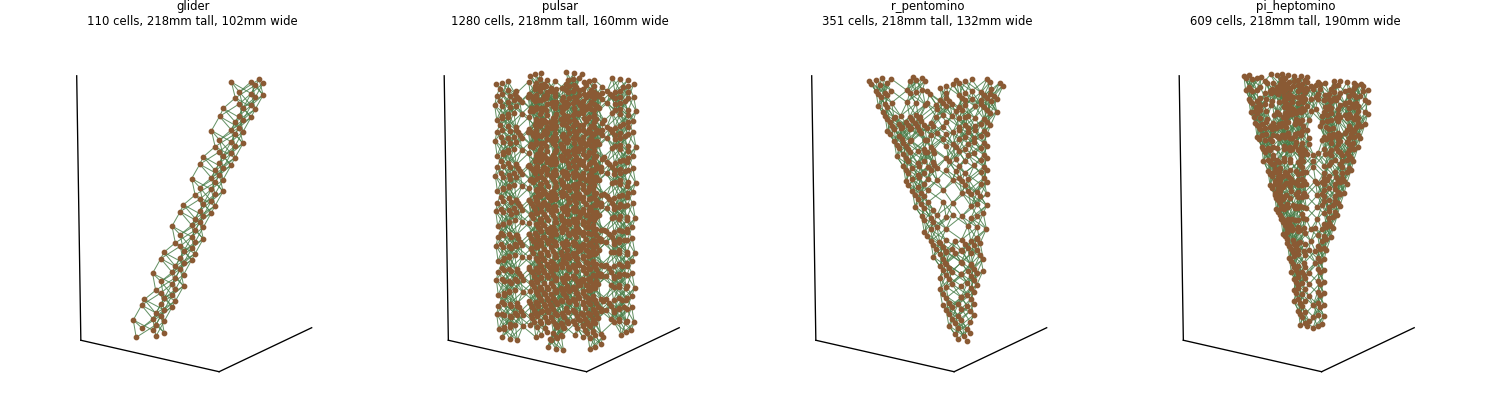

Generate this figure with Python:
"""Render what a model will look like before committing to a long print.

Draws the space-time structure directly: a dot per live cell, a line per rung.
Time is the vertical axis, so the picture is the printed object seen from the
side.

    python preview.py --pattern two_glider --frames 17 --out preview.png
    python preview.py --array my_pattern.txt --frames 22 --out mine.png
    python preview.py --pattern gosper_glider_gun --frames 40 --out gun.png
"""

import argparse

import numpy as np
import matplotlib
matplotlib.use("Agg")
import matplotlib.pyplot as plt
from mpl_toolkits.mplot3d.art3d import Line3DCollection

import init_grids
from conway3d_stl import (life_run, plan_structure, load_grid_from_image,
                          load_building_blocks)

CELL_COLOR = "#8a5a34"
RUNG_COLOR = "#4a7f4a"


def part_extent(model_stl_dir="./model_stls/version3"):
    """Half-size of a cell and the depth of the base, to report true sizes."""
    b = load_building_blocks(model_stl_dir)
    cell = b["cell"].points.reshape(-1, 3)
    base_z = float(b["base"].points.reshape(-1, 3)[:, 2].min())
    return float(np.abs(cell).max()), base_z


def draw(ax, grid_record, unit=10, title="", base_radius=None, elev=14, azim=35,
         cell_half=3.575, base_z=-4.0):
    plan = plan_structure(grid_record)
    cells = np.array(plan["cells"], dtype=float)
    if len(cells) == 0:
        ax.set_title(f"{title} (empty)", fontsize=8)
        return None

    segs = [[(a[0] * unit, a[1] * unit, a[2] * unit),
             (b[0] * unit, b[1] * unit, b[2] * unit)]
            for a, b in plan["connection_lines"]]
    ax.add_collection3d(Line3DCollection(segs, colors=RUNG_COLOR,
                                         linewidths=0.6, alpha=0.85))
    xyz = cells * unit
    ax.scatter(xyz[:, 0], xyz[:, 1], xyz[:, 2], s=6, c=CELL_COLOR,
               depthshade=False)

    # same centre and reach that make_circular_base uses
    lo2, hi2 = xyz[:, :2].min(axis=0), xyz[:, :2].max(axis=0)
    cx, cy = (lo2 + hi2) / 2
    reach = np.linalg.norm(xyz[:, :2] - [cx, cy], axis=1).max()
    if base_radius == "auto":
        base_radius = reach + cell_half + 2.0
    if base_radius:
        ang = np.linspace(0, 2 * np.pi, 120)
        ax.plot(cx + base_radius * np.cos(ang), cy + base_radius * np.sin(ang),
                np.full_like(ang, -4.0), color="#999999", lw=1.0)
        reach = max(reach, base_radius)

    r = reach * 1.05 + unit
    ax.set_xlim(cx - r, cx + r)
    ax.set_ylim(cy - r, cy + r)
    ax.set_zlim(-4, max(xyz[:, 2].max(), 1) + unit)
    ax.set_box_aspect((1, 1, 1.6))
    ax.set_xticks([]), ax.set_yticks([]), ax.set_zticks([])
    ax.grid(False)
    for axis in (ax.xaxis, ax.yaxis, ax.zaxis):
        axis.pane.set_alpha(0.0)
    ax.view_init(elev=elev, azim=azim)
    ax.set_title(title, fontsize=8)
    return {"cells": len(cells), "rungs": len(segs), "base_radius": base_radius,
            "height": float(xyz[:, 2].max() + cell_half - base_z),
            "width": float((reach + cell_half) * 2)}


def grid_from_args(args):
    if args.pattern:
        return np.asarray(getattr(init_grids, args.pattern))
    if args.array:
        return init_grids.load_pattern(args.array)
    return load_grid_from_image(args.image)


def main():
    p = argparse.ArgumentParser(description=__doc__,
                                formatter_class=argparse.RawDescriptionHelpFormatter)
    src = p.add_mutually_exclusive_group(required=True)
    src.add_argument("--pattern")
    src.add_argument("--image")
    src.add_argument("--array", help="pattern file of on/off cells "
                                     "(text, .npy or .npz)")
    src.add_argument("--seeds", help=".npz of seed grids, one subplot each")
    p.add_argument("--frames", type=int, default=22)
    p.add_argument("--boundary", choices=["grow", "wall"], default="grow",
                   help="let the pattern spread past the edge of the grid, or "
                        "cut it off there")
    p.add_argument("--unit", type=float, default=10)
    p.add_argument("--out", required=True)
    p.add_argument("--cols", type=int, default=4)
    p.add_argument("--base-radius", default=None,
                   help="plate radius in mm, or 'auto' to match --circular-base")
    p.add_argument("--elev", type=float, default=14)
    p.add_argument("--azim", type=float, default=35)
    args = p.parse_args()

    cell_half, base_z = part_extent()

    if args.seeds:
        d = np.load(args.seeds)
        keys = list(d.files)
        cols = min(args.cols, len(keys))
        rows = int(np.ceil(len(keys) / cols))
        fig = plt.figure(figsize=(3.1 * cols, 3.5 * rows))
        for i, k in enumerate(keys, 1):
            ax = fig.add_subplot(rows, cols, i, projection="3d")
            rec = life_run(np.asarray(d[k]), args.frames, boundary=args.boundary)
            info = draw(ax, rec, args.unit, title=k, elev=args.elev,
                        azim=args.azim, cell_half=cell_half, base_z=base_z,
                        base_radius=args.base_radius)
            if info:
                ax.set_title(f"{k}\n{info['cells']} cells, "
                             f"{info['height']:.0f}mm tall, "
                             f"{info['base_radius'] * 2:.0f}mm base"
                             if info.get("base_radius") else
                             f"{k}\n{info['cells']} cells, "
                             f"{info['height']:.0f}mm tall, "
                             f"{info['width']:.0f}mm wide", fontsize=7)
    else:
        rec = life_run(grid_from_args(args), args.frames, boundary=args.boundary)
        fig = plt.figure(figsize=(6, 7))
        ax = fig.add_subplot(projection="3d")
        info = draw(ax, rec, args.unit,
                    title=args.pattern or args.array or args.image,
                    base_radius=args.base_radius, elev=args.elev, azim=args.azim,
                    cell_half=cell_half, base_z=base_z)
        if info:
            print(f"{info['cells']} cells, {info['rungs']} rungs, "
                  f"{info['height']:.0f}mm tall, {info['width']:.0f}mm wide")

    fig.tight_layout()
    fig.savefig(args.out, dpi=120)
    print(f"wrote {args.out}")


if __name__ == "__main__":
    main()
